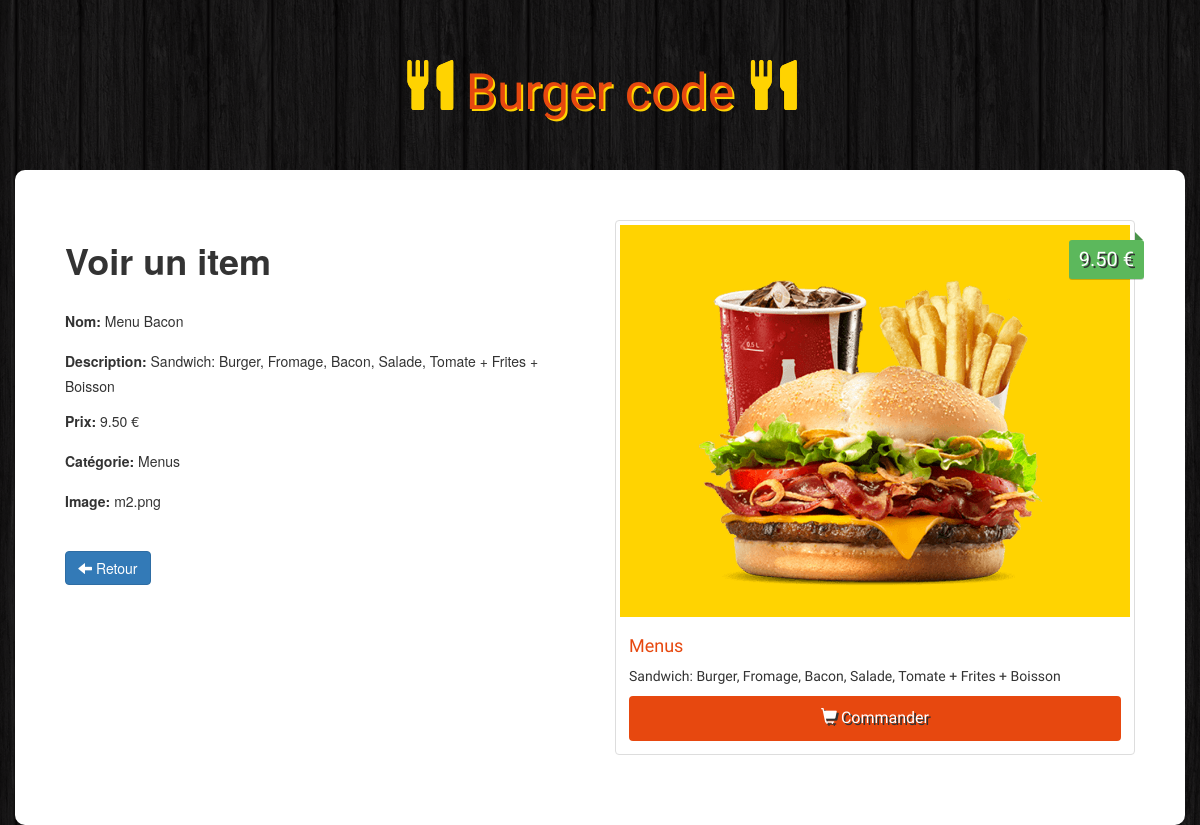
Screenshot of /admin/view.php?id=2 with the database file from the repository.
### tables this page shows
CREATE TABLE `items` (
  `id` int(11) NOT NULL,
  `name` varchar(100) NOT NULL,
  `description` varchar(255) NOT NULL,
  `price` float NOT NULL,
  `image` varchar(255) NOT NULL,
  `category` int(11) NOT NULL
);

CREATE TABLE `categories` (
  `id` int(11) NOT NULL,
  `name` varchar(100) NOT NULL
);

### admin/view.php (the view, shortened to what this page needs)
<?php
    if(!empty($_GET['id']))
    {
        $id = checkInput($_GET['id']);
    }
    $db = Database::connect();
    $statement = $db->prepare('SELECT items.id, items.name, items.description, items.price, items.image, categories.name AS category
                            FROM items LEFT JOIN categories ON items.category = categories.id
                            WHERE items.id = ?');
    $statement -> execute (array($id));
    $item = $statement -> fetch();
    function checkInput ($data)
    {
        $data = trim ($data);
        $data = stripslashes($data);
        $data = htmlspecialchars($data);
        return $data;
    }
?>
<!DOCTYPE html>
<html>
    <head>
        <link rel="stylesheet" href="https://maxcdn.bootstrapcdn.com/bootstrap/3.3.6/css/bootstrap.min.css">
        <link rel="stylesheet" href="../css/styles.css">
    </head>
    <body>
        <h1 class="text-logo"><span class="glyphicon glyphicon-cutlery"></span> Burger code <span class="glyphicon glyphicon-cutlery"></span> </h1>
        <div class="container admin">
            <div class="row">
                    <div class="col-sm-6">
                        <h1><strong>Voir un item  </strong></h1>
                        <br>
                        <form>
                            <div class="form-group">
                                <label>Nom:</label> <?php echo '  ' . $item['name']; ?>
                            </div>
                            <div class="form-group">
                                <label>Description:</label> <?php echo '  ' . $item['description']; ?>
                            </div>
                            <div class="form-group">
                                <label>Prix:</label> <?php echo '  ' . number_format((float) $item['price'], 2, '.', ''). ' €'; ?>
                            </div>
                            <div class="form-group">
                                <label>Catégorie:</label> <?php echo '  ' . $item['category']; ?>
                            </div>
                            <div class="form-group">
                                <label>Image:</label> <?php echo '  ' . $item['image']; ?>
                            </div>
                        </form>
                        <br>
                        <div class="form-actions">
                            <a class="btn btn-primary" href="index.php"><span class="glyphicon glyphicon-arrow-left"></span> Retour</a>
                        </div>
                    </div>
                 <div class="col-sm-6 site">
                            <div class="thumbnail">
                                <img src="<?php echo '../images/' . $item['image']; ?>" alt="...">
                                <div class="price"><?php echo number_format((float) $item['price'], 2, '.', '') . ' €'; ?></div>
                                <div class="caption">
                                    <h4><?php echo $item['category']; ?></h4>
                                    <p><?php echo $item['description']; ?></p>
                                    <a href="#" class="btn btn-order" role="button"><span class="glyphicon glyphicon-shopping-cart"></span> Commander</a>
                                </div>
                            </div>
                </div>
            </div>
        </div>
    </body>
</html>

### css/styles.css (style rules this page uses)
body { background: url(../images/bg.png); }
.site { font-family: 'Holtwood One SC', sans-serif; }
.text-logo { font-family: 'Holtwood One SC', sans-serif; color:#e7480f; text-shadow: 2px 2px #ffd301; font-size: 50px; padding: 40px 0px; text-align: center; }
.text-logo .glyphicon { color: #ffd301; text-shadow: 0px 0px #ffd301; }
.thumbnail img { background: #ffd301; }
.price { background: #5cb85c; box-shadow: 0 1px rgba(0,0,0,0.2); -moz-box-shadow: 0 1px rgba(0,0,0,0.2); -webkit-box-shadow:0 1px rgba(0,0,0,0.2); color: #fff; text-shadow: 2px 2px #333; position: absolute; right: 6px; top: 20px; padding: 5px 10px; font-size: 20px; border-radius: 3px; }
.price:before { border: 4px solid transparent; border-bottom: 4px solid #4a934a; border-left: 4px solid #4a934a; content: ""; position: absolute; right: 1px; top: -8px; }
.caption > h4 { color: #e7480f; font-size: 18px; }
.btn-order { width: 100%; padding: 10px; font-size: 16px; color: #fff; background-color: #e7480f; text-decoration: none; text-shadow: 2px 2px #333; }
.admin { background: #fff; padding: 50px; border-radius: 10px; }

### rows the page displays
items: name "Menu Bacon", description "Sandwich: Burger, Fromage, Bacon, Salade, Tomate + Frites + Boisson", price "9.50", category.name "Menus", image "m2.png", image (picture)
